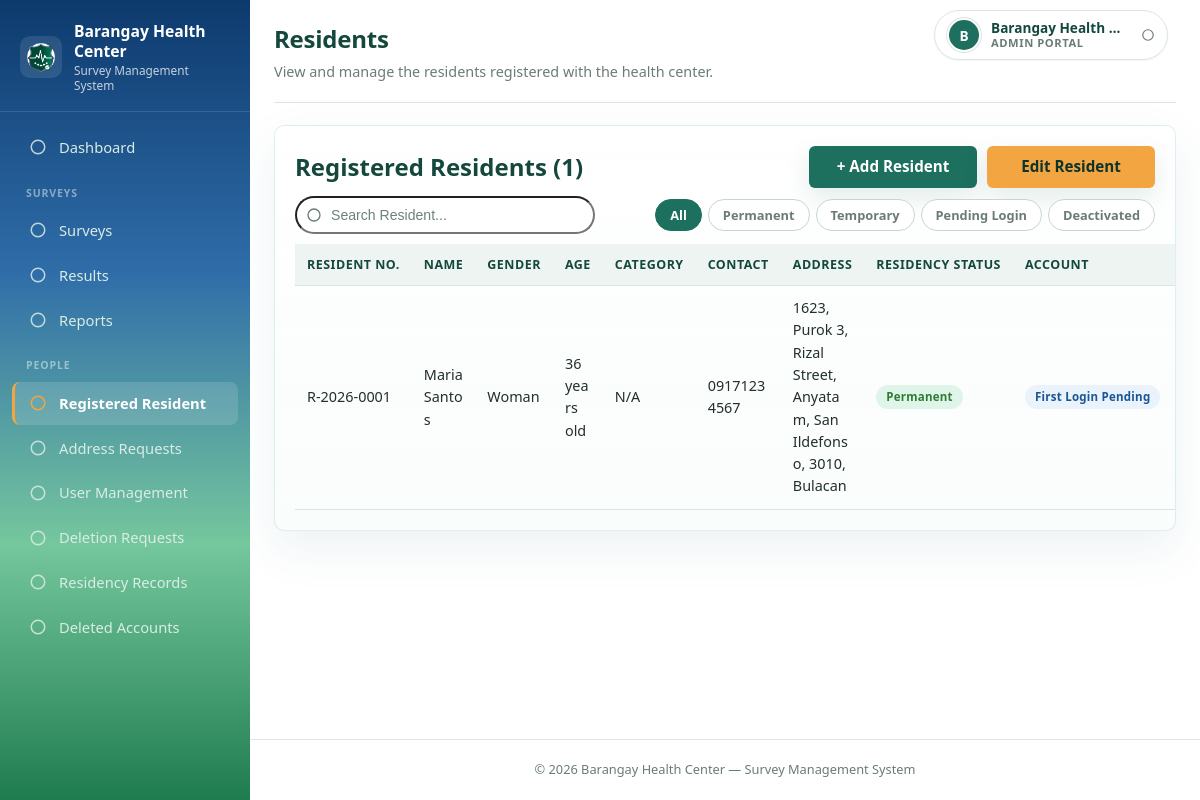
The app's page /staff/resident_management.php (signed in) with its own data.
### tables this page shows
CREATE TABLE `staff` (
  `staff_id` int(11) NOT NULL AUTO_INCREMENT,
  `staff_number` varchar(20) DEFAULT NULL,
  `username` varchar(50) NOT NULL,
  `full_name` varchar(100) NOT NULL,
  `courtesy_title` varchar(20) DEFAULT NULL,
  `first_name` varchar(50) DEFAULT NULL,
  `middle_name` varchar(50) DEFAULT NULL,
  `last_name` varchar(50) DEFAULT NULL,
  `name_extension` varchar(20) DEFAULT NULL,
  `password` varchar(255) NOT NULL,
  `role` varchar(30) NOT NULL DEFAULT 'staff',
  `created_at` timestamp NOT NULL DEFAULT current_timestamp(),
  `is_active` tinyint(1) NOT NULL DEFAULT 1,
  `position` varchar(100) DEFAULT NULL,
  `date_hired` date DEFAULT NULL,
  `contact_number` varchar(20) DEFAULT NULL,
  `email` varchar(100) DEFAULT NULL,
  `birthdate` date DEFAULT NULL,
  `license_number` varchar(50) DEFAULT NULL,
  `gender` varchar(20) DEFAULT NULL,
  `address` varchar(255) DEFAULT NULL,
  `emergency_contact` varchar(150) DEFAULT NULL,
  `emergency_contact_name` varchar(100) DEFAULT NULL,
  `emergency_contact_number` varchar(20) DEFAULT NULL,
  `photo_path` varchar(255) DEFAULT NULL,
  `household_number` varchar(50) DEFAULT NULL,
  `purok` varchar(100) DEFAULT NULL,
  `street_highway` varchar(150) DEFAULT NULL,
  `barangay` varchar(100) DEFAULT NULL,
  `municipality` varchar(100) DEFAULT NULL,
  `postal_code` varchar(10) DEFAULT NULL,
  `province` varchar(100) DEFAULT NULL,
  `is_first_login` tinyint(1) NOT NULL DEFAULT 0,
  `profile_completed` tinyint(1) NOT NULL DEFAULT 1,
  `created_by` int(11) DEFAULT NULL,
  `deleted_at` datetime DEFAULT NULL,
  `deleted_by` int(11) DEFAULT NULL,
  `deleted_by_name` varchar(100) DEFAULT NULL,
  `delete_reason` varchar(255) DEFAULT NULL,
  PRIMARY KEY (`staff_id`),
  UNIQUE KEY `username` (`username`)
);

CREATE TABLE `residents` (
  `resident_id` int(11) NOT NULL AUTO_INCREMENT,
  `resident_number` varchar(20) NOT NULL,
  `courtesy_title` varchar(20) DEFAULT NULL,
  `first_name` varchar(50) NOT NULL,
  `middle_name` varchar(50) DEFAULT NULL,
  `last_name` varchar(50) NOT NULL,
  `name_extension` varchar(20) DEFAULT NULL,
  `email` varchar(100) DEFAULT NULL,
  `contact_number` varchar(20) DEFAULT NULL,
  `birthdate` date DEFAULT NULL,
  `gender` varchar(20) DEFAULT NULL,
  `address` varchar(255) DEFAULT NULL,
  `photo_path` varchar(255) DEFAULT NULL,
  `residency_status` varchar(20) NOT NULL DEFAULT 'permanent',
  `residency_start_date` date DEFAULT NULL,
  `password` varchar(255) NOT NULL,
  `is_first_login` tinyint(1) NOT NULL DEFAULT 1,
  `created_at` timestamp NOT NULL DEFAULT current_timestamp(),
  `category_reference` varchar(60) DEFAULT NULL,
  `occupation` varchar(100) DEFAULT NULL,
  `hotline_number` varchar(30) DEFAULT NULL,
  `is_married` tinyint(1) NOT NULL DEFAULT 0,
  `spouse_last_name` varchar(50) DEFAULT NULL,
  `spouse_first_name` varchar(50) DEFAULT NULL,
  `spouse_middle_name` varchar(50) DEFAULT NULL,
  `spouse_name_extension` varchar(20) DEFAULT NULL,
  `has_children` tinyint(1) NOT NULL DEFAULT 0,
  `father_last_name` varchar(50) DEFAULT NULL,
  `father_first_name` varchar(50) DEFAULT NULL,
  `father_middle_name` varchar(50) DEFAULT NULL,
  `father_name_extension` varchar(20) DEFAULT NULL,
  `mother_last_name` varchar(50) DEFAULT NULL,
  `mother_first_name` varchar(50) DEFAULT NULL,
  `mother_middle_name` varchar(50) DEFAULT NULL,
  `mother_name_extension` varchar(20) DEFAULT NULL,
  `spouse_courtesy_title` varchar(20) DEFAULT NULL,
  `spouse_gender` varchar(20) DEFAULT NULL,
  `father_courtesy_title` varchar(20) DEFAULT NULL,
  `father_gender` varchar(20) DEFAULT NULL,
  `mother_courtesy_title` varchar(20) DEFAULT NULL,
  `mother_gender` varchar(20) DEFAULT NULL,
  `birthplace` varchar(150) DEFAULT NULL,
  `special_category` varchar(20) NOT NULL DEFAULT 'none',
  `is_active` tinyint(1) NOT NULL DEFAULT 1,
  `household_number` varchar(50) DEFAULT NULL,
  `purok` varchar(100) DEFAULT NULL,
  `street_highway` varchar(150) DEFAULT NULL,
  `barangay` varchar(100) DEFAULT NULL,
  `municipality` varchar(100) DEFAULT NULL,
  `postal_code` varchar(10) DEFAULT NULL,
  `province` varchar(100) DEFAULT NULL,
  `residence_type` varchar(5) DEFAULT NULL,
  `temporary_address` varchar(255) DEFAULT NULL,
  `temp_household_number` varchar(50) DEFAULT NULL,
  `temp_purok` varchar(100) DEFAULT NULL,
  `temp_street_highway` varchar(150) DEFAULT NULL,
  `temp_barangay` varchar(100) DEFAULT NULL,
  `temp_municipality` varchar(100) DEFAULT NULL,
  `temp_postal_code` varchar(10) DEFAULT NULL,
  `temp_province` varchar(100) DEFAULT NULL,
  `deleted_at` datetime DEFAULT NULL,
  `deleted_by` int(11) DEFAULT NULL,
  `deleted_by_name` varchar(100) DEFAULT NULL,
  `delete_reason` varchar(255) DEFAULT NULL,
  PRIMARY KEY (`resident_id`),
  UNIQUE KEY `resident_number` (`resident_number`)
);

### staff/resident_management.php (the view, shortened to what the rows shown need)
<?php
require_once '../config/functions.php';
require_staff_login();
$asset_path = '../';
$residents = $conn->query("SELECT * FROM residents WHERE deleted_at IS NULL ORDER BY resident_number, last_name, first_name");
require_once '../includes/header_staff.php';
?>
<div class="page-head">
    <div class="page-head-text">
        <h1>Residents</h1>
    </div>
</div>
<div class="card">
    <div class="card-head">
        <h2 class="card-head-title">Registered Residents (<?= $residents->num_rows ?>)</h2>
        <div class="btn-pair">
            <button type="button" class="btn" data-modal-open="add-resident-modal">+ Add Resident</button>
            <button type="button" class="btn btn-accent" data-modal-open="edit-resident-chooser-modal">Edit Resident</button>
        </div>
    </div>
    <table id="residents-table" class="table-spaced">
        <tr><th>Resident No.</th><th>Name</th><th>Gender</th><th>Age</th><th>Category</th><th>Contact</th><th>Address</th><th>Residency Status</th><th>Account</th><th>Actions</th></tr>
        <?php
        $category_labels = ['none' => 'N/A', 'pwd' => 'PWD', 'senior_citizen' => 'Senior Citizen', 'pregnant' => 'Pregnant'];
        $residents->data_seek(0); while ($r = $residents->fetch_assoc()):
            $full_name = trim($r['first_name'] . ' ' . $r['last_name']);
            $full_name = preg_replace('/\s+/', ' ', $full_name);
            $resident_age = get_resident_age_label($r['birthdate'] ?? null);
            $residency = $r['residency_status'] === 'temporary' ? 'temporary' : 'permanent';
            $account_active = (int)($r['is_active'] ?? 1) === 1;
            $row_filters = $residency
                . ($r['is_first_login'] ? ' pending-login' : '')
                . ($account_active ? '' : ' deactivated');
        ?>
        <tr class="resident-row"
            data-resident-id="<?= (int)$r['resident_id'] ?>"
            data-resident-number="<?= h($r['resident_number']) ?>"
            data-search-text="<?= h($r['resident_number'] . ' ' . $full_name) ?>"
            data-filter="<?= h($row_filters) ?>">
            <td><?= h($r['resident_number']) ?></td>
            <td><?= h($full_name) ?></td>
            <td><?= h(gender_label($r['gender'] ?? '')) ?></td>
            <td><?= h($resident_age) ?></td>
            <td>
                <?= $category_labels[$r['special_category'] ?? 'none'] ?? 'N/A' ?>
            </td>
            <td><?= $r['contact_number'] ? h($r['contact_number']) : 'N/A' ?></td>
            <td><?= $r['address'] ? h($r['address']) : 'N/A' ?></td>
            <td>
                <span class="badge <?= $residency === 'permanent' ? 'badge-permanent' : 'badge-temporary' ?>">
                    <?= h(ucfirst($residency)) ?>
                </span>
            </td>
            <td>
                <?php if (!$account_active): ?>
                    <span class="badge badge-inactive">Deactivated</span>
                <?php elseif ($r['is_first_login']): ?>
                    <span class="badge badge-pending">First Login Pending</span>
                <?php else: ?>
                    <span class="badge badge-active">Active</span>
                <?php endif; ?>
            </td>
            <td>
            </td>
        </tr>
        <?php endwhile; ?>
    </table>
</div>
<?php require_once '../includes/footer.php'; ?>

### includes/header_staff.php (shortened to what the rows shown need)
<?php
require_once __DIR__ . '/icons.php';
$asset_base = isset($asset_path) && $asset_path !== '' ? rtrim($asset_path, '/') : '..';
$css_path = $asset_base . '/assets/css/style.css';
$role = strtolower(trim($_SESSION['staff_role'] ?? $_SESSION['role'] ?? ''));
$is_admin = ($role === 'admin');
$portal_label = $is_admin ? 'Admin Portal' : 'Staff Portal';
$staff_name = $_SESSION['staff_name'] ?? '';
$logged_in = isset($_SESSION['staff_id']);
$header_photo = '';
$header_first_name = '';
$header_courtesy = '';
$header_plain_name = '';
if ($logged_in && isset($GLOBALS['conn']) && $GLOBALS['conn'] instanceof mysqli) {
    $header_stmt = $GLOBALS['conn']->prepare("SELECT photo_path, courtesy_title, full_name, first_name, deleted_at FROM staff WHERE staff_id = ?");
    if ($header_stmt) {
        $header_stmt->bind_param('i', $_SESSION['staff_id']);
        $header_stmt->execute();
        if ($header_row = $header_stmt->get_result()->fetch_assoc()) {
            $header_photo = (string)($header_row['photo_path'] ?? '');
            $header_first_name = (string)($header_row['first_name'] ?? '');
            $header_courtesy = (string)($header_row['courtesy_title'] ?? '');
            if (trim((string)($header_row['full_name'] ?? '')) !== '') {
                $staff_name = $header_row['full_name'];
            }
            $header_plain_name = $staff_name;
            if (function_exists('with_courtesy_title')) {
                $staff_name = with_courtesy_title($header_courtesy, $staff_name);
            }
        }
    }
}
$header_has_photo = function_exists('account_photo_exists')
    ? account_photo_exists($header_photo, __DIR__ . '/..')
    : ($header_photo !== '');
$header_initial = function_exists('account_initial')
    ? account_initial($header_first_name, $header_plain_name !== '' ? $header_plain_name : $staff_name, $header_courtesy, 'S')
    : 'S';
$hide_navbar = $hide_navbar ?? false;
$show_sidebar = $logged_in && !$hide_navbar;
?>
<!DOCTYPE html>
<html lang="en">
<head>
<link rel="stylesheet" href="<?= $css_path ?>?v=30">
</head>
<body class="<?= $show_sidebar ? 'portal-layout' : '' ?>">
<div class="app-main">
<?php if ($logged_in): ?>
<div class="app-topbar no-print">
    <div class="account-tab">
        <button type="button" class="account-chip" id="account-chip" title="<?= h($staff_name) ?>" aria-expanded="false" aria-haspopup="true" aria-controls="account-menu">
            <?php if ($header_has_photo): ?>
                <img class="account-avatar" src="<?= h($asset_base . '/' . $header_photo) ?>?v=<?= time() ?>" alt=""
                     onerror="this.style.display='none';var f=document.getElementById('account-avatar-fallback');if(f){f.style.display='grid';}">
                <span class="account-avatar" id="account-avatar-fallback" style="display:none;"><?= h($header_initial) ?></span>
            <?php else: ?>
                <span class="account-avatar"><?= h($header_initial) ?></span>
            <?php endif; ?>
            <span class="account-meta">
                <span class="account-name"><?= h($staff_name) ?></span>
                <span class="account-type"><?= h($portal_label) ?></span>
            </span>
            <?= str_replace('width="18" height="18"', 'class="account-caret" width="14" height="14"', nav_icon('chevron')) ?>
        </button>
    </div>
</div>
<?php endif; ?>
<div class="container">

### records on screen
staff: header_initial "B", full_name "Barangay Health…", profile_completed "1"
residents: resident_number "R-2026-0001", full_name "Maria Santos", gender "Woman", birthdate "36 years old", special_category "N/A", contact_number "09171234567", address "1623, Purok 3, Rizal Street, Anyatam, San Ildefonso, 3010, Bulacan", residency_status "Permanent", is_active "First Login Pending"

### other values on screen
$portal_label "ADMIN PORTAL"
